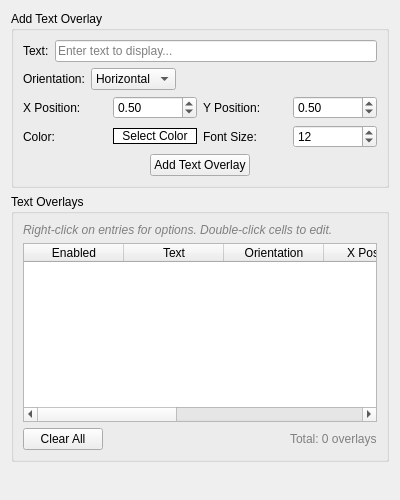
<?xml version="1.0" encoding="UTF-8"?>
<ui version="4.0">
 <class>MediaText_Widget</class>
 <widget class="QWidget" name="MediaText_Widget">
  <property name="geometry">
   <rect>
    <x>0</x>
    <y>0</y>
    <width>400</width>
    <height>500</height>
   </rect>
  </property>
  <property name="windowTitle">
   <string>Text Overlays</string>
  </property>
  <layout class="QVBoxLayout" name="main_layout">
   <item>
    <widget class="QGroupBox" name="add_text_groupbox">
     <property name="title">
      <string>Add Text Overlay</string>
     </property>
     <layout class="QVBoxLayout" name="add_text_layout">
      <item>
       <layout class="QHBoxLayout" name="text_input_layout">
        <item>
         <widget class="QLabel" name="text_label">
          <property name="text">
           <string>Text:</string>
          </property>
         </widget>
        </item>
        <item>
         <widget class="QLineEdit" name="text_input">
          <property name="placeholderText">
           <string>Enter text to display...</string>
          </property>
         </widget>
        </item>
       </layout>
      </item>
      <item>
       <layout class="QHBoxLayout" name="orientation_layout">
        <item>
         <widget class="QLabel" name="orientation_label">
          <property name="text">
           <string>Orientation:</string>
          </property>
         </widget>
        </item>
        <item>
         <widget class="QComboBox" name="orientation_combo">
          <item>
           <property name="text">
            <string>Horizontal</string>
           </property>
          </item>
          <item>
           <property name="text">
            <string>Vertical</string>
           </property>
          </item>
         </widget>
        </item>
        <item>
         <spacer name="orientation_spacer">
          <property name="orientation">
           <enum>Qt::Horizontal</enum>
          </property>
          <property name="sizeHint" stdset="0">
           <size>
            <width>40</width>
            <height>20</height>
           </size>
          </property>
         </spacer>
        </item>
       </layout>
      </item>
      <item>
       <layout class="QHBoxLayout" name="position_layout">
        <item>
         <widget class="QLabel" name="x_position_label">
          <property name="text">
           <string>X Position:</string>
          </property>
         </widget>
        </item>
        <item>
         <widget class="QDoubleSpinBox" name="x_position_spinbox">
          <property name="minimum">
           <double>0.000000000000000</double>
          </property>
          <property name="maximum">
           <double>1.000000000000000</double>
          </property>
          <property name="singleStep">
           <double>0.050000000000000</double>
          </property>
          <property name="value">
           <double>0.500000000000000</double>
          </property>
         </widget>
        </item>
        <item>
         <widget class="QLabel" name="y_position_label">
          <property name="text">
           <string>Y Position:</string>
          </property>
         </widget>
        </item>
        <item>
         <widget class="QDoubleSpinBox" name="y_position_spinbox">
          <property name="minimum">
           <double>0.000000000000000</double>
          </property>
          <property name="maximum">
           <double>1.000000000000000</double>
          </property>
          <property name="singleStep">
           <double>0.050000000000000</double>
          </property>
          <property name="value">
           <double>0.500000000000000</double>
          </property>
         </widget>
        </item>
       </layout>
      </item>
      <item>
       <layout class="QHBoxLayout" name="color_font_layout">
        <item>
         <widget class="QLabel" name="color_label">
          <property name="text">
           <string>Color:</string>
          </property>
         </widget>
        </item>
        <item>
         <widget class="QPushButton" name="color_button">
          <property name="text">
           <string>Select Color</string>
          </property>
          <property name="styleSheet">
           <string>background-color: white; border: 1px solid black;</string>
          </property>
         </widget>
        </item>
        <item>
         <widget class="QLabel" name="font_size_label">
          <property name="text">
           <string>Font Size:</string>
          </property>
         </widget>
        </item>
        <item>
         <widget class="QSpinBox" name="font_size_spinbox">
          <property name="minimum">
           <number>8</number>
          </property>
          <property name="maximum">
           <number>72</number>
          </property>
          <property name="value">
           <number>12</number>
          </property>
         </widget>
        </item>
       </layout>
      </item>
      <item>
       <layout class="QHBoxLayout" name="add_button_layout">
        <item>
         <spacer name="add_button_spacer">
          <property name="orientation">
           <enum>Qt::Horizontal</enum>
          </property>
          <property name="sizeHint" stdset="0">
           <size>
            <width>40</width>
            <height>20</height>
           </size>
          </property>
         </spacer>
        </item>
        <item>
         <widget class="QPushButton" name="add_text_button">
          <property name="text">
           <string>Add Text Overlay</string>
          </property>
         </widget>
        </item>
        <item>
         <spacer name="add_button_spacer_2">
          <property name="orientation">
           <enum>Qt::Horizontal</enum>
          </property>
          <property name="sizeHint" stdset="0">
           <size>
            <width>40</width>
            <height>20</height>
           </size>
          </property>
         </spacer>
        </item>
       </layout>
      </item>
     </layout>
    </widget>
   </item>
   <item>
    <widget class="QGroupBox" name="overlays_groupbox">
     <property name="title">
      <string>Text Overlays</string>
     </property>
     <layout class="QVBoxLayout" name="overlays_layout">
      <item>
       <widget class="QLabel" name="overlays_info_label">
        <property name="text">
         <string>Right-click on entries for options. Double-click cells to edit.</string>
        </property>
        <property name="styleSheet">
         <string>color: gray; font-style: italic;</string>
        </property>
       </widget>
      </item>
      <item>
       <widget class="QTableWidget" name="overlays_table">
        <property name="alternatingRowColors">
         <bool>true</bool>
        </property>
        <property name="selectionBehavior">
         <enum>QAbstractItemView::SelectRows</enum>
        </property>
        <property name="gridStyle">
         <enum>Qt::SolidLine</enum>
        </property>
        <property name="contextMenuPolicy">
         <enum>Qt::CustomContextMenu</enum>
        </property>
        <column>
         <property name="text">
          <string>Enabled</string>
         </property>
        </column>
        <column>
         <property name="text">
          <string>Text</string>
         </property>
        </column>
        <column>
         <property name="text">
          <string>Orientation</string>
         </property>
        </column>
        <column>
         <property name="text">
          <string>X Position</string>
         </property>
        </column>
        <column>
         <property name="text">
          <string>Y Position</string>
         </property>
        </column>
        <column>
         <property name="text">
          <string>Color</string>
         </property>
        </column>
        <column>
         <property name="text">
          <string>Font Size</string>
         </property>
        </column>
       </widget>
      </item>
      <item>
       <layout class="QHBoxLayout" name="overlay_buttons_layout">
        <item>
         <widget class="QPushButton" name="clear_all_button">
          <property name="text">
           <string>Clear All</string>
          </property>
         </widget>
        </item>
        <item>
         <spacer name="overlay_buttons_spacer">
          <property name="orientation">
           <enum>Qt::Horizontal</enum>
          </property>
          <property name="sizeHint" stdset="0">
           <size>
            <width>40</width>
            <height>20</height>
           </size>
          </property>
         </spacer>
        </item>
        <item>
         <widget class="QLabel" name="count_label">
          <property name="text">
           <string>Total: 0 overlays</string>
          </property>
          <property name="styleSheet">
           <string>color: gray;</string>
          </property>
         </widget>
        </item>
       </layout>
      </item>
     </layout>
    </widget>
   </item>
   <item>
    <spacer name="main_spacer">
     <property name="orientation">
      <enum>Qt::Vertical</enum>
     </property>
     <property name="sizeHint" stdset="0">
      <size>
       <width>20</width>
       <height>40</height>
      </size>
     </property>
    </spacer>
   </item>
  </layout>
 </widget>
 <resources/>
 <connections/>
</ui> 
